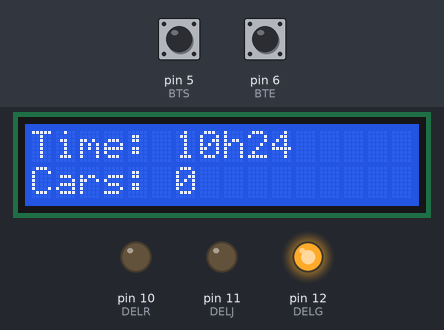
Simulated run of this sketch. Board: Arduino Uno, built with avr-gcc and run on an emulated ATmega328P. Shown: 16×2 character LCD, output pins drawn as LEDs (lit = HIGH). Inputs (shaded band) come from the test bench; at power-on: pin 6 (BTE) HIGH, pin 5 (BTS) HIGH. The local clock reads 2024-03-15 10:24:30 at power-on unless the sketch sets it.

Above: at 1.2 s.
1.3 s: pin 6 (BTE) pulled LOW for 0.15 s
At 2.6 s:
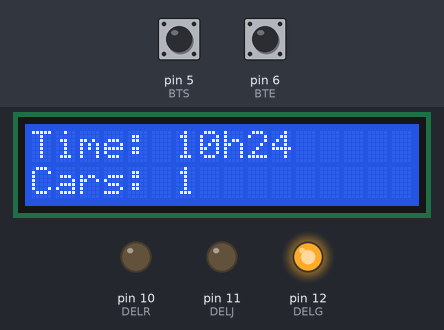
2.9 s: pin 6 (BTE) pulled LOW for 1 s
At 5.1 s:
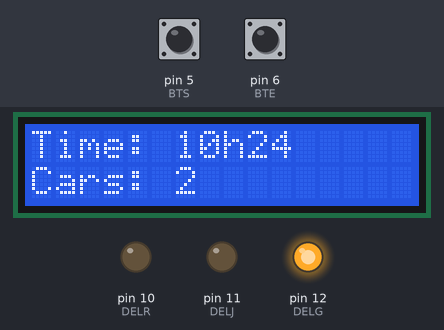
Timing chart, 0 to 6.6 s (numbered marks = the images above; inputs shaded):
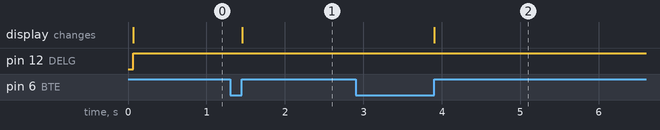

Measured:
- after the input at 1.3 s, the display: changes after 0.15 s (image 1)
- after the input at 2.9 s, the display: changes after 1.0 s (image 2)

The sketch:

sketch.ino
```cpp
#include <LiquidCrystal.h> //Fichier de définition des fonctions pour l'écran LCD
#include <RTClib.h>
//Définition pour l'écran LCD
#define DB0 30
#define DB1 31
#define DB2 32
#define DB3 33
#define DB4 34
#define DB5 35
#define DB6 36
#define DB7 37
#define ENABLE 38
#define RW 39
#define RS 40
#define BKLT 41
#define DELG 12
#define DELJ 11
#define DELR 10
#define BTE 6
#define BTS 5

//Création de l'objet lcd. Ici il faut spécifier dans l'ordre les différents
//branchements.
LiquidCrystal lcd(RS, RW, ENABLE, DB0, DB1, DB2, DB3, DB4, DB5, DB6, DB7);
RTC_DS1307 rtc;
int voiture_max = 150;
static int nb_voiture = 0;

void rtc_build()
{
  DateTime now = rtc.now();
  lcd.print("Time: ");
  lcd.print(now.hour(), DEC);
  lcd.print("h");
  lcd.print(now.minute(), DEC);
  lcd.setCursor(0,1);


}

void bouton()
{
  if(digitalRead(BTE) == LOW)
  {
    while(digitalRead(BTE) == LOW);
    nb_voiture++;

    if(nb_voiture > voiture_max)
    {
      nb_voiture = 150;
    }
  }
  if(digitalRead(BTS) == LOW)
  {
    while(digitalRead(BTS) == LOW);
    nb_voiture--;
    if(nb_voiture < 0)
    {
      nb_voiture = 0;
    }
  }

}

void lumiere(){
if(nb_voiture >= 0 && nb_voiture <= 100)
{

  digitalWrite(DELJ, LOW);
  digitalWrite(DELR, LOW);
  digitalWrite(DELG, HIGH);
}
else if(nb_voiture > 100 && nb_voiture < 150)
{
  digitalWrite(DELG, LOW);
  digitalWrite(DELR, LOW);
  digitalWrite(DELJ, HIGH);
}
else if(nb_voiture == voiture_max)
{
  digitalWrite(DELG, LOW);
  digitalWrite(DELJ, LOW);
  digitalWrite(DELR, HIGH);
}

}

void setup() {
  //Démarre l'afficheur LCD 16 caractères sur 2 lignes.
  Serial.begin(9600);
  pinMode(DELG, OUTPUT);
  pinMode(DELJ, OUTPUT);
  pinMode(DELR, OUTPUT);
  pinMode(BTE, INPUT_PULLUP);
  pinMode(BTS, INPUT_PULLUP);
  lcd.begin(16,2);
  lcd.setCursor(0,0);
  if(!rtc.begin())
  {
    Serial.print("Erreur! RTC non-detecte!");
    while(1);
  }
}
void loop()
{
  lcd.print("Cars: ");
  lcd.print(nb_voiture);
  lcd.setCursor(0,0);
  rtc_build();
  bouton();
  lumiere();
}
```
